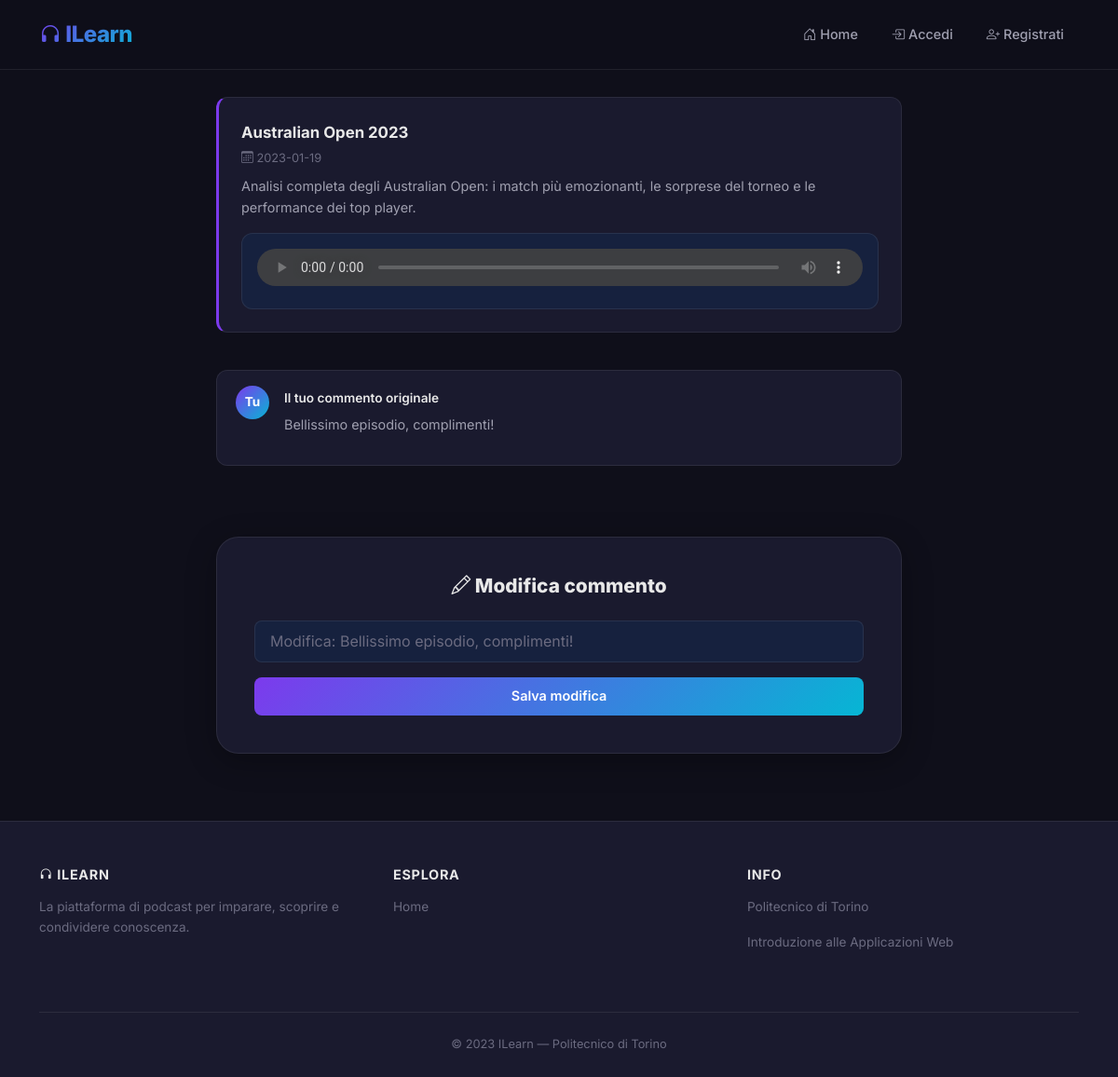
The page /modificaCommento/8 (signed in) on the database its author committed.
### tables this page shows
CREATE TABLE "EPISODI" (
	"episodio_id"	INTEGER NOT NULL,
	"podcast_id"	INTEGER NOT NULL,
	"Titolo"	TEXT NOT NULL,
	"Descrizione"	TEXT NOT NULL,
	"DataCreazione"	TEXT NOT NULL,
	"Estensione"	TEXT NOT NULL,
	PRIMARY KEY("episodio_id" AUTOINCREMENT),
	FOREIGN KEY("podcast_id") REFERENCES "PODCAST"("podcast_id") ON DELETE CASCADE
);

CREATE TABLE "COMMENTI" (
	"commento_id"	INTEGER NOT NULL,
	"episodio_id"	INTEGER NOT NULL,
	"utente_id"	INTEGER NOT NULL,
	"Testo"	TEXT NOT NULL,
	PRIMARY KEY("commento_id" AUTOINCREMENT),
	FOREIGN KEY("utente_id") REFERENCES "UTENTI"("ID") ON DELETE CASCADE,
	FOREIGN KEY("episodio_id") REFERENCES "EPISODI"("episodio_id") ON DELETE CASCADE
);

### app.py (the view)
@app.route('/modificaCommento/<commento_id>')
@login_required
def modificaCommento(commento_id):
    commento = db_interaction.get_commento_by_id(commento_id)
    if commento:
        episodio = db_interaction.getEpisodio_byCommentoID(commento_id)
        podcast = db_interaction.get_podcast_by_id(episodio['podcast_id'])
        if int(podcast['utente_id']) == int(current_user.get_id()):
            return render_template('modificaCommento.html', episodio=episodio, commento=commento)
        else:
            flash('Non sei il creatore di questo podcast', 'danger')
            return redirect(url_for('home'))
    else:
        flash('La richiesta non è andata a buon fine', "danger")
        return redirect(url_for('home'))

### app.py (called while the page is built)
@login_manager.user_loader
def load_user(user_id):
    db_user = db_interaction.get_user_with_password_by_id(user_id)
    user = User(id=db_user['ID'], email=db_user['Email'], password=db_user['Password'], type=db_user['Tipo'], username=db_user['Username'])
    return user

### db_interaction.py (called while the page is built)
def get_user_with_password_by_id(id):
    conn = sqlite3.connect('db/podcast.db')
    conn.row_factory = sqlite3.Row
    cursor = conn.cursor()
    sql = 'SELECT * FROM UTENTI WHERE ID = ?'
    cursor.execute(sql, (id,))
    user = cursor.fetchone()
    cursor.close()
    conn.close()
    return user

def get_podcast_by_id(podcast_id):
    conn = sqlite3.connect('db/podcast.db')
    conn.row_factory = sqlite3.Row
    cursor = conn.cursor()
    sql = 'SELECT * FROM PODCAST, UTENTI WHERE PODCAST.utente_id = UTENTI.ID AND podcast_id = ?'
    cursor.execute(sql, (podcast_id,))
    podcast = cursor.fetchone()
    cursor.close()
    conn.close()
    return podcast

def getEpisodio_byCommentoID(commento_id):
    conn = sqlite3.connect('db/podcast.db')
    conn.row_factory = sqlite3.Row
    cursor = conn.cursor()
    sql = 'SELECT * FROM EPISODI, COMMENTI WHERE COMMENTI.episodio_id = EPISODI.episodio_id AND commento_id=?'
    cursor.execute(sql, (commento_id,))
    episodio = cursor.fetchone()
    cursor.close()
    conn.close()
    return episodio

def get_commento_by_id(commento_id):
    conn = sqlite3.connect('db/podcast.db')
    conn.row_factory = sqlite3.Row
    cursor = conn.cursor()
    sql = 'SELECT * FROM COMMENTI WHERE commento_id=?'
    cursor.execute(sql, (commento_id,))
    commento = cursor.fetchone()
    cursor.close()
    conn.close()
    return commento

### templates/modificaCommento.html (shortened to what this page needs)
{% extends "base.html" %}
{% block content %}
<div class="py-4">
    <div class="row justify-content-center mb-4" data-aos="fade-up">
        <div class="col-lg-8">
            <div class="episode-item">
                <div class="episode-title">{{ episodio.Titolo }}</div>
                <div class="episode-date"><i class="bi bi-calendar3"></i> {{ episodio.DataCreazione }}</div>
                <p class="episode-desc mt-2">{{ episodio.Descrizione }}</p>
                <div class="audio-player-wrapper mt-2">
                    <audio src="{{ url_for('static', filename='episodio' + episodio.episodio_id|string + 'podcast' + episodio.podcast_id|string + episodio.Estensione) }}" controls></audio>
                </div>
            </div>
        </div>
    </div>
    <div class="row justify-content-center mb-3" data-aos="fade-up" data-aos-delay="100">
        <div class="col-lg-8">
            <div class="comment-card">
                <div class="d-flex gap-3">
                    <div class="comment-avatar">Tu</div>
                    <div>
                        <span class="comment-username">Il tuo commento originale</span>
                        <p class="comment-text">{{ commento.Testo }}</p>
                    </div>
                </div>
            </div>
        </div>
    </div>
    <div class="row justify-content-center" data-aos="fade-up" data-aos-delay="200">
        <div class="col-lg-8">
            <div class="form-glass" style="max-width: 100%;">
                <h5 class="form-title" style="font-size: 1.3rem;"><i class="bi bi-pencil"></i> Modifica commento</h5>
                <form action="/modificaCommento/commento_id" method="POST" enctype="multipart/form-data">
                    <div class="mb-3">
                        <input class="form-control" type="text" placeholder="Modifica: {{ commento.Testo }}" name="testo_commento">
                    </div>
                    <div class="d-grid">
                        <button type="submit" class="btn btn-gradient">Salva modifica</button>
                    </div>
                </form>
            </div>
        </div>
    </div>
</div>
{% endblock %}

### static/style.css (style rules this page uses)
:root { --bg-primary: #0f0f1a; --bg-card: #1a1a2e; --bg-elevated: #16213e; --bg-glass: rgba(255, 255, 255, 0.05); --bg-glass-hover: rgba(255, 255, 255, 0.08); --accent-primary: #7c3aed; --accent-secondary: #06b6d4; --gradient-accent: linear-gradient(135deg, #7c3aed, #06b6d4); --gradient-hero: linear-gradient(135deg, #0f0f1a 0%, #1a1a2e 50%, #16213e 100%); --text-primary: #e8e8e8; --text-secondary: #a0a0b0; --text-muted: #6b6b80; --border-glass: rgba(255, 255, 255, 0.08); --shadow-card: 0 8px 32px rgba(0, 0, 0, 0.3); --shadow-hover: 0 16px 48px rgba(124, 58, 237, 0.15); --shadow-glow: 0 0 20px rgba(124, 58, 237, 0.3); --radius-sm: 8px; --radius-md: 12px; --radius-lg: 16px; --radius-xl: 24px; --transition-fast: 0.2s ease; --transition-normal: 0.3s ease; --transition-slow: 0.5s ease; }
* { margin: 0; padding: 0; box-sizing: border-box; }
body { font-family: 'Inter', sans-serif; background-color: var(--bg-primary); color: var(--text-primary); line-height: 1.6; overflow-x: hidden; min-height: 100vh; display: flex; flex-direction: column; }
.episode-item { background: var(--bg-card); border: 1px solid var(--border-glass); border-left: 3px solid var(--accent-primary); border-radius: var(--radius-md); padding: 1.5rem; margin-bottom: 1rem; transition: all var(--transition-normal); }
.episode-item .episode-title { font-weight: 700; font-size: 1.05rem; color: var(--text-primary); margin-bottom: 0.25rem; }
.episode-item .episode-date { font-size: 0.8rem; color: var(--text-muted); margin-bottom: 0.5rem; }
.episode-item .episode-desc { color: var(--text-secondary); font-size: 0.9rem; }
.audio-player-wrapper { background: var(--bg-elevated); border: 1px solid var(--border-glass); border-radius: var(--radius-md); padding: 1rem; margin-top: 1rem; }
.audio-player-wrapper audio { width: 100%; height: 40px; border-radius: var(--radius-sm); filter: invert(0.05); }
.comment-card { background: var(--bg-card); border: 1px solid var(--border-glass); border-radius: var(--radius-md); padding: 1rem 1.25rem; margin-bottom: 0.75rem; transition: all var(--transition-fast); }
.comment-avatar { width: 36px; height: 36px; border-radius: 50%; background: var(--gradient-accent); display: flex; align-items: center; justify-content: center; font-weight: 700; font-size: 0.85rem; color: white; flex-shrink: 0; }
.comment-username { font-weight: 600; font-size: 0.85rem; color: var(--text-primary); }
.comment-text { color: var(--text-secondary); font-size: 0.9rem; margin-top: 0.25rem; }
.form-glass { background: var(--bg-card); border: 1px solid var(--border-glass); border-radius: var(--radius-xl); padding: 2.5rem; box-shadow: var(--shadow-card); max-width: 480px; margin: 3rem auto; }
.form-glass .form-control, .form-glass .form-select { background: var(--bg-elevated); border: 1px solid var(--border-glass); border-radius: var(--radius-sm); color: var(--text-primary); padding: 0.6rem 1rem; transition: all var(--transition-fast); }
.form-glass .form-control::placeholder { color: var(--text-muted); }
.form-title { font-weight: 800; font-size: 1.8rem; margin-bottom: 1.5rem; text-align: center; }
.btn-gradient { background: var(--gradient-accent); color: white; border: none; border-radius: var(--radius-sm); padding: 0.6rem 1.5rem; font-weight: 600; font-size: 0.9rem; transition: all var(--transition-normal); cursor: pointer; }

### rows shown on the page
EPISODI: Titolo "Australian Open 2023", DataCreazione "2023-01-19", Descrizione "Analisi completa degli Australian Open: i match più emozionanti, le sorprese del torneo e le performance dei top player."
COMMENTI: Testo "Bellissimo episodio, complimenti!", testo_commento "Modifica: Bellissimo episodio, complimenti!"
